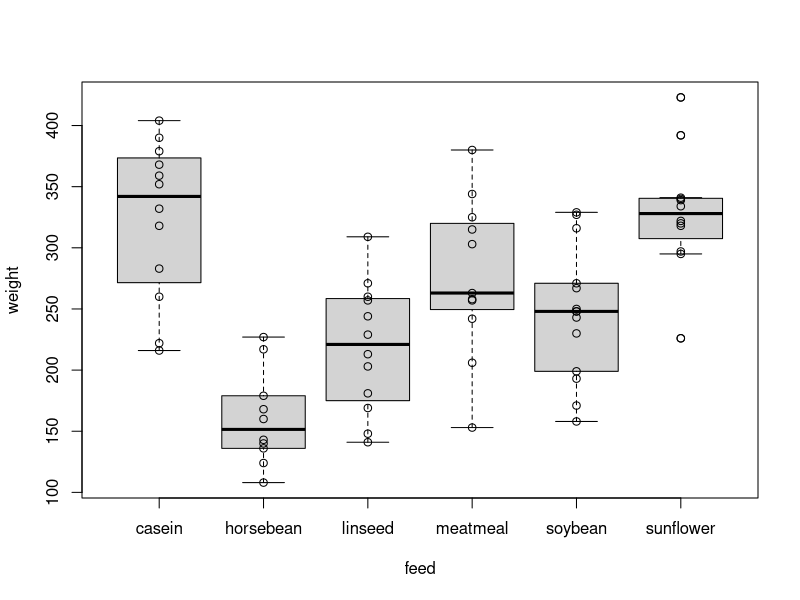
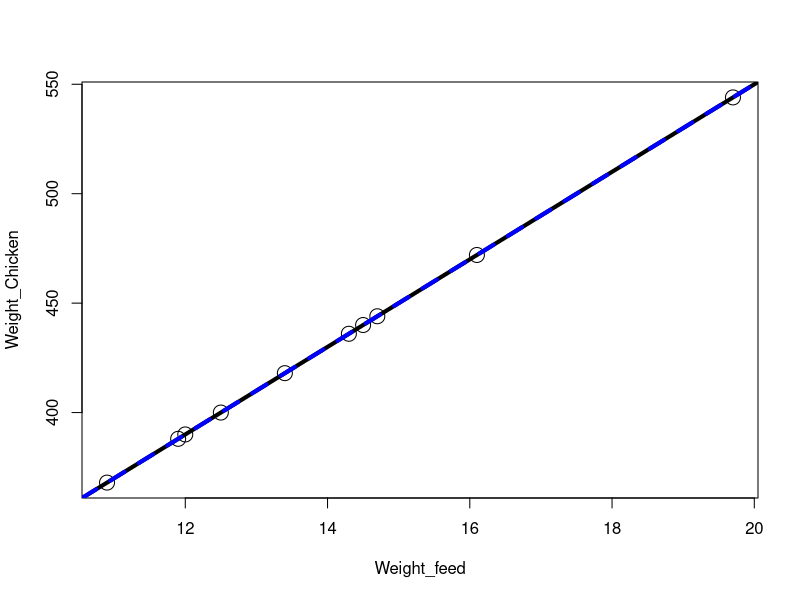
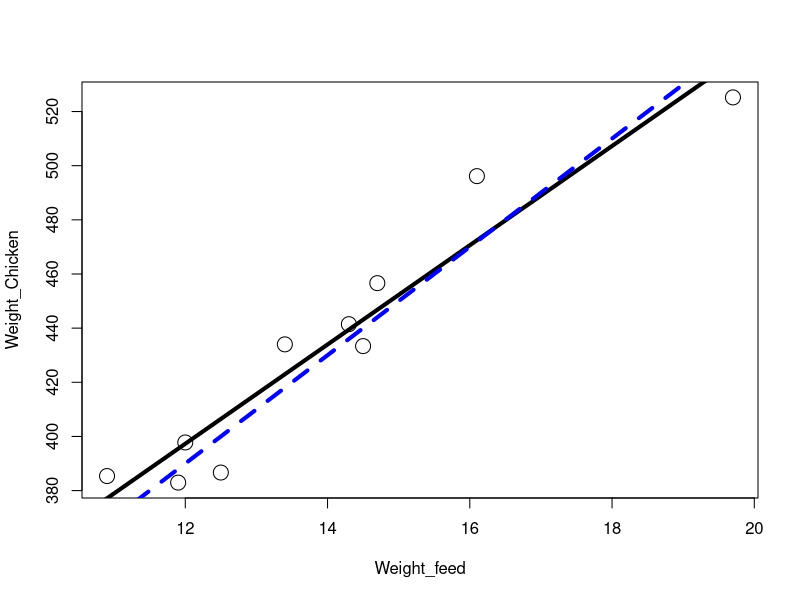
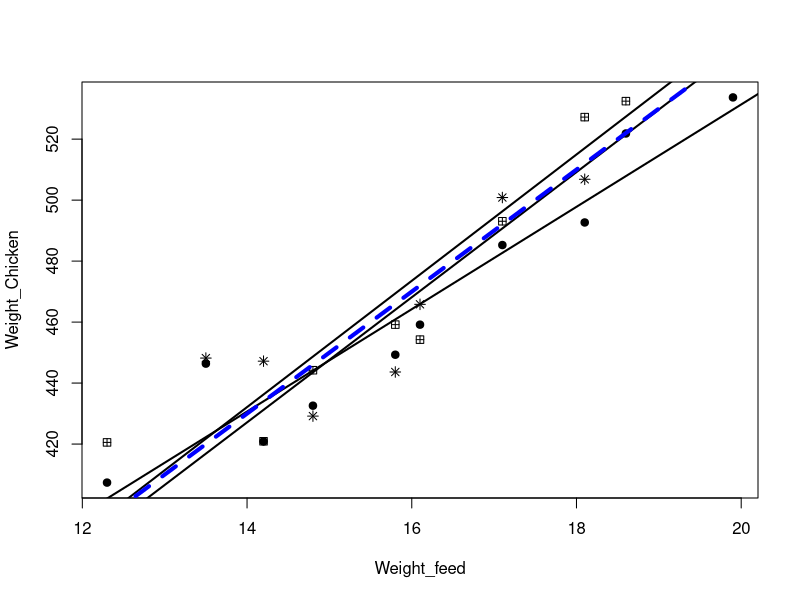
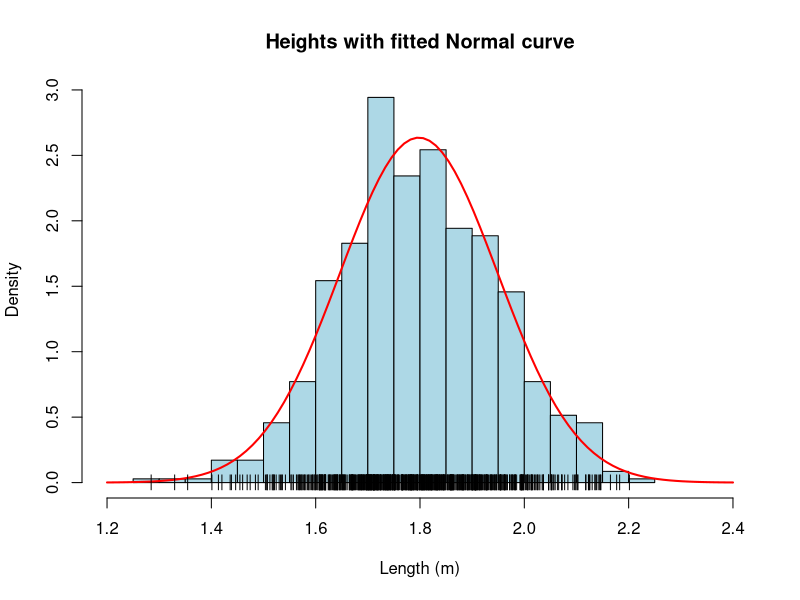
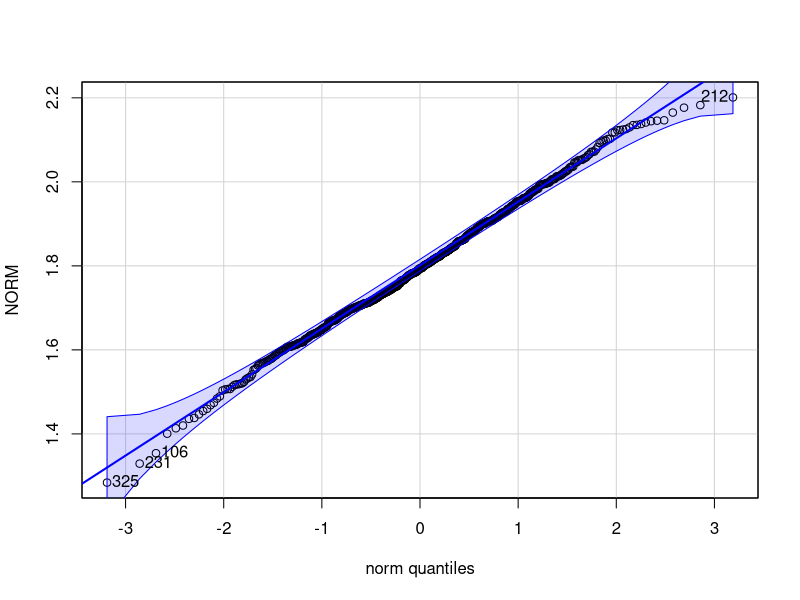
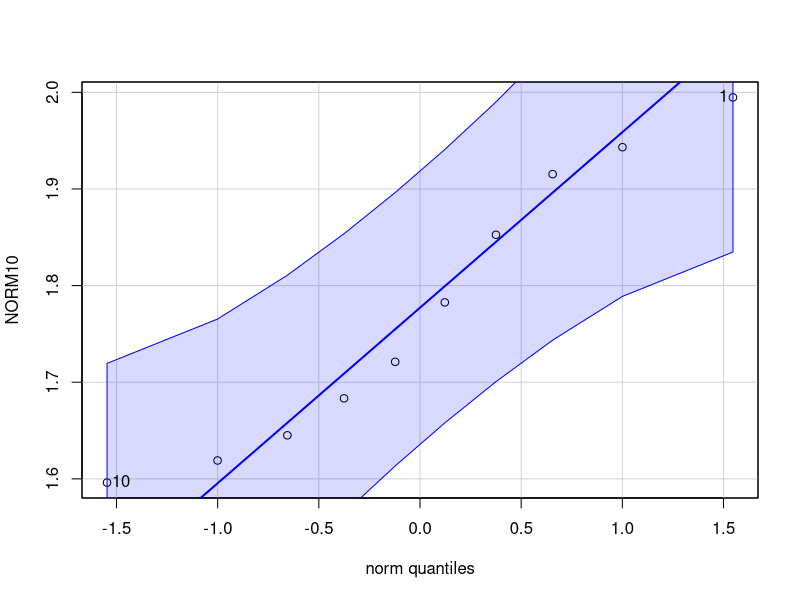
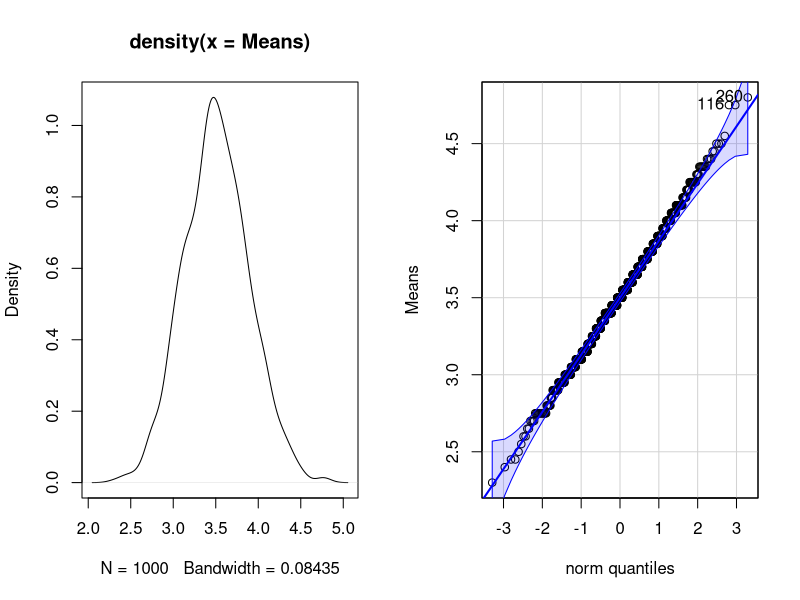

R code for these plots, in order:
## ---- chunk 1
#| code-fold: false
data("chickwts")
plot(weight ~ feed, data = chickwts)
points(weight ~ feed, data = chickwts)
## ---- chunk 2
#| code-fold: false
Model_ANOVA <- lm(weight ~ feed, data = chickwts)
summary.aov(Model_ANOVA)
## ---- chunk 3
#| code-fold: false
w     <- chickwts$weight
grand <- mean(w)                      # one mean for all chickens
group <- ave(w, chickwts$feed)        # each chicken receives its feed's mean

SS_total    <- sum((w - grand)^2)
SS_between  <- sum((group - grand)^2)
SS_residual <- sum((w - group)^2)

df_between  <- nlevels(chickwts$feed) - 1
df_residual <- length(w) - nlevels(chickwts$feed)

F_value <- (SS_between / df_between) / (SS_residual / df_residual)
p_value <- pf(F_value, df_between, df_residual, lower.tail = FALSE)

SS_total - (SS_between + SS_residual)          # the identity: zero up to rounding

by_hand <- data.frame(Df        = c(df_between, df_residual),
                      "Sum Sq"  = c(SS_between, SS_residual),
                      "Mean Sq" = c(SS_between / df_between, SS_residual / df_residual),
                      "F value" = c(F_value, NA),
                      "Pr(>F)"  = c(p_value, NA),
                      row.names = c("feed", "Residuals"), check.names = FALSE)
class(by_hand) <- c("anova", "data.frame")    # print it like an ANOVA table
by_hand
## ---- chunk 4
set.seed(635)
Weight_feed <- round(runif(10, 10, 20), 1)

Intercept <- 150
Slope     <- 20
Weight_Chicken <- Intercept + Slope * Weight_feed   # y = a + b * x

LR_Data <- data.frame(Weight_Chicken, Weight_feed)
## ---- chunk 5
#| code-fold: false
plot(Weight_Chicken ~ Weight_feed, cex = 2, data = LR_Data)
abline(lm(Weight_Chicken ~ Weight_feed, data = LR_Data), lwd = 4)  # fitted line
abline(150, 20, lty = 2, col = "blue", lwd = 4)                    # deterministic model line
## ---- chunk 6
set.seed(635)
Weight_feed <- round(runif(10, 10, 20), 1)

Intercept     <- 150
Slope         <- 20
Residual_SD   <- 15

Residuals      <- rnorm(length(Weight_feed), mean = 0, sd = Residual_SD)
Weight_Chicken <- Intercept + Slope * Weight_feed + round(Residuals, 2)

LR_Data <- data.frame(Weight_Chicken, Weight_feed)
Model_LR <- lm(Weight_Chicken ~ Weight_feed, data = LR_Data)
## ---- chunk 7
#| code-fold: false
plot(Weight_Chicken ~ Weight_feed, cex = 2, data = LR_Data)
abline(Model_LR, lwd = 4)                       # fitted line
abline(150, 20, lty = 2, col = "blue", lwd = 4) # true line
## ---- chunk 8
#| code-fold: false
summary(Model_LR)
## ---- chunk 9
#| code-fold: false
x <- LR_Data$Weight_feed
y <- LR_Data$Weight_Chicken

Sxx <- sum((x - mean(x))^2)
Sxy <- sum((x - mean(x)) * (y - mean(y)))

b_hat <- Sxy / Sxx
a_hat <- mean(y) - b_hat * mean(x)
sigma_hat <- sqrt(sum((y - a_hat - b_hat * x)^2) / (length(y) - 2))

c(intercept = a_hat, slope = b_hat, sigma = sigma_hat,
  SE_slope = sigma_hat / sqrt(Sxx))
## ---- chunk 10
set.seed(987)
Weight_feed <- round(runif(10, 10, 20), 1)
Intercept <- 150; Slope <- 20; Residual_SD <- 15

Wc1 <- Intercept + Slope*Weight_feed + round(rnorm(10,0,Residual_SD),2)
Wc2 <- Intercept + Slope*Weight_feed + round(rnorm(10,0,Residual_SD),2)
Wc3 <- Intercept + Slope*Weight_feed + round(rnorm(10,0,Residual_SD),2)

plot(Wc1 ~ Weight_feed, cex = 1, pch = 19, ylab = "Weight_Chicken")
points(Wc2 ~ Weight_feed, pch = 12)
points(Wc3 ~ Weight_feed, pch = 8)
abline(lm(Wc1 ~ Weight_feed), lwd = 2)
abline(lm(Wc2 ~ Weight_feed), lwd = 2)
abline(lm(Wc3 ~ Weight_feed), lwd = 2)
abline(150, 20, lty = 2, col = "blue", lwd = 4)
## ---- chunk 11
#| code-fold: false
set.seed(1)
slopes <- replicate(1000, {
  Wc <- Intercept + Slope * Weight_feed + rnorm(10, 0, Residual_SD)
  coef(lm(Wc ~ Weight_feed))[2]
})

c(mean_of_slopes = mean(slopes),
  sd_of_slopes   = sd(slopes),
  formula        = Residual_SD / sqrt(sum((Weight_feed - mean(Weight_feed))^2)))
## ---- chunk 12
#| code-fold: true
#| code-summary: "simulation code"

set.seed(837)
NORM <- rnorm(700, mean = 1.8, sd = 0.15)
hist(NORM, probability = TRUE, breaks = 30, xlim = c(1.2, 2.4),
     col = "lightblue", border = "black",
     xlab = "Length (m)", main = "Heights with fitted Normal curve")
x <- seq(1.2, 2.4, length.out = 100)
lines(x, dnorm(x, mean(NORM), sd(NORM)), col = "red", lwd = 2)
points(NORM, rep(0, length(NORM)), pch = "|")
## ---- chunk 13
#| code-fold: false

# points on the line => normal with n most extreme points labelled by row number.
car::qqPlot(NORM, id = list(n = 4))     
## ---- chunk 14
#| code-fold: false
shapiro.test(NORM)    # formal test of normality
## ---- chunk 15
set.seed(837)
NORM10 <- rnorm(10, mean = 1.8, sd = 0.15)
## ---- chunk 16
car::qqPlot(NORM10, id = list(n = 2))
## ---- chunk 17
shapiro.test(NORM10)
## ---- chunk 18
#| code-fold: true
#| code-summary: "simulation code"
#| 
set.seed(573)
Means <- replicate(1000, mean(sample(1:6, 20, replace = TRUE)))
par(mfrow = c(1, 2)); plot(density(Means)); car::qqPlot(Means); par(mfrow = c(1, 1))
## ---- chunk 19
#| code-fold: false
c(simulated = sd(Means), predicted = sqrt(35 / 12 / 20))
## ---- chunk 20
#| code-fold: false
set.seed(354)
RV <- round(runif(10, 0, 10), 3)
RV[1:9]     # only the first nine are shown
## ---- chunk 21
#| code-fold: false
mean(RV)
## ---- chunk 22
#| code-fold: false
10 * mean(RV) - sum(RV[1:9])   # the forced tenth value
RV[10]                         # the actual tenth value
## ---- chunk 23
#| code-fold: false
set.seed(988)
Nine <- round(runif(9, 0, 10), 3)
10 * 4.8881 - sum(Nine)   # the tenth value that forces the mean to 4.8881
## ---- chunk 24
#| code-fold: true
#| code-summary: "simulation code"
# One observation: Conc = 0.2, BD = 85.
# Every model BD = a + b*Conc passing through it is equally valid.
# For any chosen slope b, the intercept is forced: a = 85 - b*0.2.
Conc_obs <- 0.2
BD_obs   <- 85
slopes   <- c(5, 10, 15, 0, -5, -10, 2.5, 7.5, -2.5)

par(mar = c(4, 4, 2, 2))
plot(BD_obs ~ Conc_obs, xlim = c(0, 0.5), ylim = c(82, 90), cex = 3,
     pch = 19, col = "green", xlab = "Conc", ylab = "BD")
for (b in slopes) {
  a <- BD_obs - b * Conc_obs      # intercept forced by the model form
  abline(a = a, b = b, lty = 3, lwd = 2)
}
## ---- chunk 25
#| code-fold: true
#| code-summary: "simulation code"
#| 
Conc <- c(0.2, 0.1, 0.4, 0.25, 0.3, 0.15, 0.05, 0.5)
BP   <- c(85, 84.5, 86.1, 85.5, 85, 84.1, 84.15, 85.5)
par(mar = c(4, 4, 2, 2))
plot(BP ~ Conc, xlim = c(0, 0.5), ylim = c(82, 90), pch = 19, cex = 3,
     main = "Four saturated fits — four different lines")
abline(84, 5, lwd = 3, col = "blue"); abline(84.5, 4, lwd = 3, col = "blue")
abline(83.2, 6, lwd = 3, col = "blue"); abline(84, 3, lwd = 3, col = "blue")
## ---- chunk 26
BP   <- c(85, 84.5, 86.1, 85.5, 85, 84.1, 84.15, 85.5)
Conc <- c(0.2, 0.1, 0.4, 0.25, 0.3, 0.15, 0.05, 0.5)
plot(BP ~ Conc, xlim = c(0, 0.5), ylim = c(82, 90), cex = 3, pch = 19, col = "green")
Model <- lm(BP ~ Conc)
abline(Model, lwd = 3, col = "blue")
Fit <- fitted(Model)
for (i in seq_along(Fit)) segments(Conc[i], Fit[i], Conc[i], BP[i], col = "red", lwd = 2)
## ---- chunk 27
#| code-fold: false
set.seed(310)
df_res <- c(2, 6, 20, 100)

sigma_hat <- sapply(df_res, function(d) {
  n <- d + 2                                    # a line has two parameters
  x <- seq(0, 1, length.out = n)
  replicate(2000, {
    y <- 3 + 2 * x + rnorm(n, 0, 1)             # true sigma = 1
    summary(lm(y ~ x))$sigma
  })
})
colnames(sigma_hat) <- paste("df =", df_res)

boxplot(sigma_hat, ylab = expression(hat(sigma)), col = "lightblue",
        main = "Estimated residual SD; true value 1")
abline(h = 1, lty = 2, col = "firebrick", lwd = 2)

round(rbind(mean_of_sigma2_hat = colMeans(sigma_hat^2),
            sd_of_sigma_hat    = apply(sigma_hat, 2, sd)), 2)
## ---- chunk 28
#| code-fold: true
#| code-summary: "Code generating the plot"
x <- seq(-4, 4, length = 1000)
plot(x, dt(x, 4), type = "l", col = "red", lwd = 2, ylim = c(0, 0.4),
     main = "t-distributions by degrees of freedom", xlab = "t", ylab = "Density")
lines(x, dt(x, 8),   col = "blue",   lwd = 2)
lines(x, dt(x, 10),  col = "green",  lwd = 2)
lines(x, dt(x, 100), col = "purple", lwd = 2)
legend("topright", legend = c("df = 4","df = 8","df = 10","df = 100"),
       col = c("red","blue","green","purple"), lwd = 2)
## ---- chunk 29
#| code-fold: false
df_res <- c(2, 6, 20, 100)
crit <- c(qt(0.975, df = df_res), qnorm(0.975))
names(crit) <- c(paste("df =", df_res), "normal")
round(crit, 2)        # value |t| must exceed for p < 0.05
## ---- chunk 30
library(boot)
set.seed(123)
n <- 20
x <- rnorm(n, 5, 2); y <- 2*x + rnorm(n)
data <- data.frame(x, y)

boot_fn <- function(d, i) coef(lm(y ~ x, data = d[i, ]))
boot_results <- boot(data, boot_fn, R = 25)

library(ggplot2)
p <- ggplot(data, aes(x, y)) +
  geom_point() +
  geom_smooth(method = "lm", se = TRUE, color = "blue", linewidth = 1.5) +
  theme_minimal() +
  labs(title = "Regression with bootstrap resample lines")
for (i in seq_len(nrow(boot_results$t)))
  p <- p + geom_abline(intercept = boot_results$t[i, 1],
                       slope     = boot_results$t[i, 2],
                       color = "red", alpha = 0.3)
p
## ---- chunk 31
#| code-fold: false
two <- droplevels(subset(chickwts, feed %in% c("casein", "horsebean")))

tt   <- t.test(weight ~ feed, data = two, var.equal = TRUE)
fit2 <- lm(weight ~ feed, data = two)

c(t_test = tt$p.value,
  anova  = anova(fit2)[1, "Pr(>F)"],
  lm     = summary(fit2)$coefficients[2, "Pr(>|t|)"])
## ---- chunk 32
#| code-fold: false
model.matrix(fit2)[c(1, 2, 11, 12), ]
